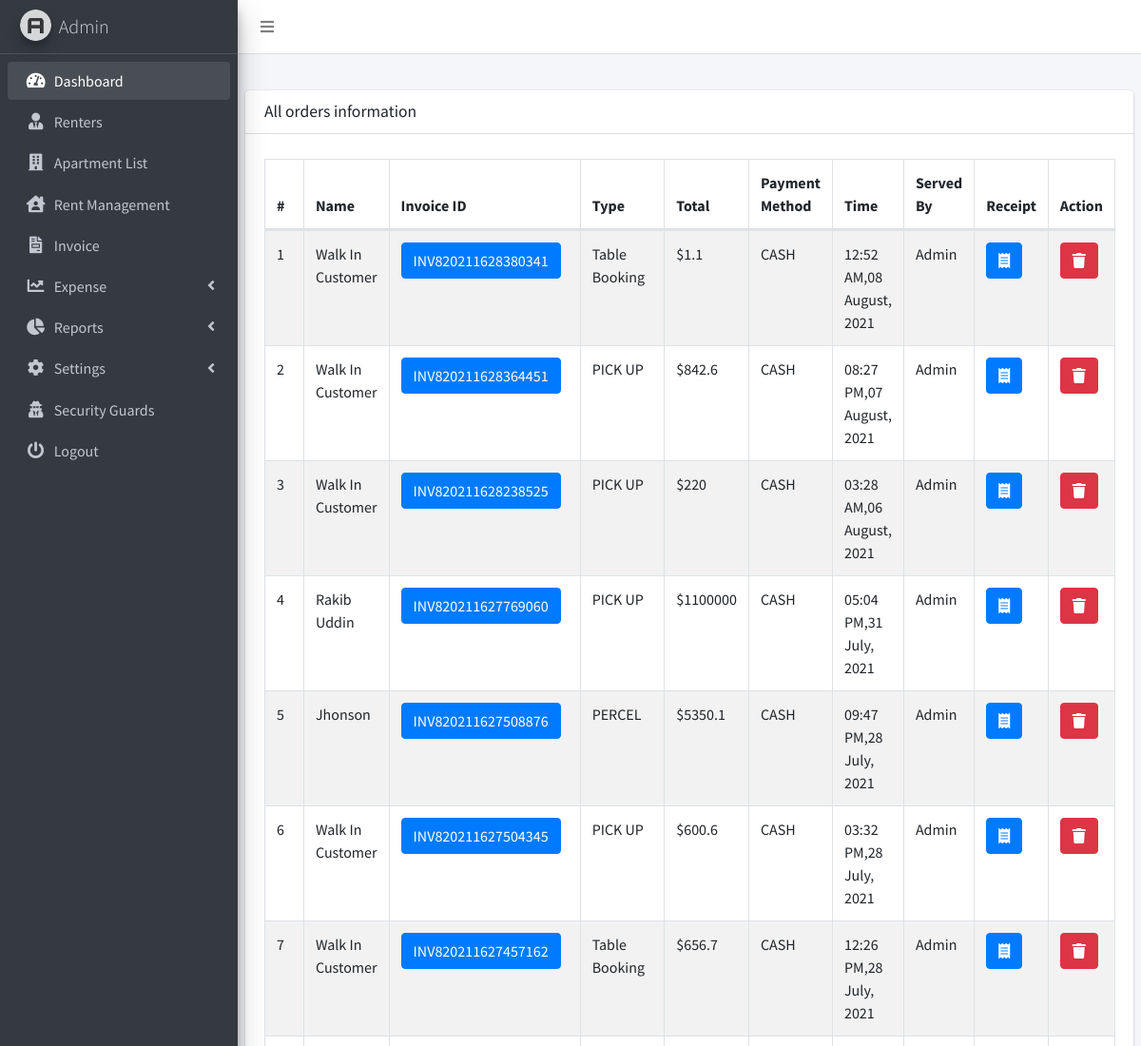
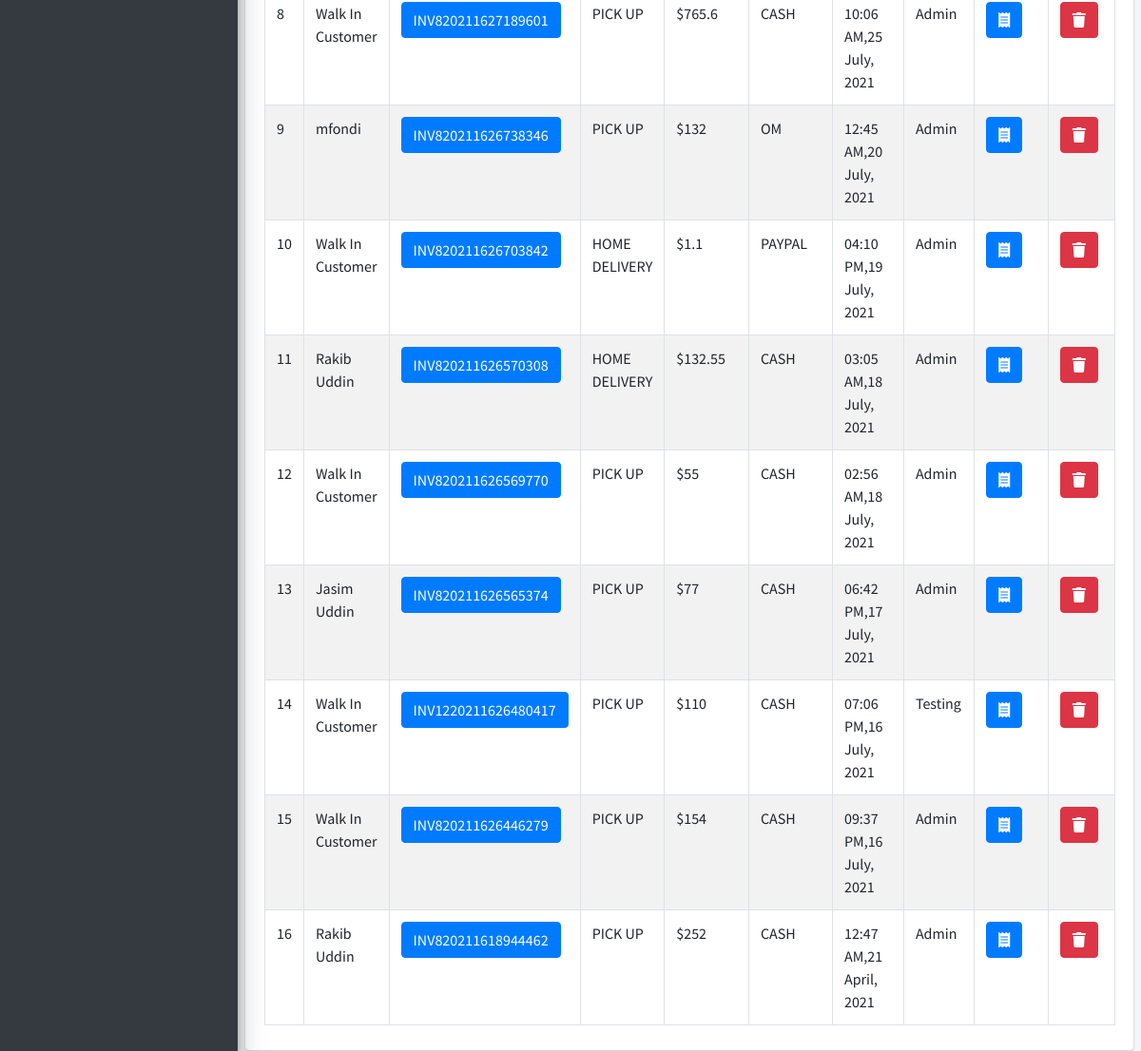
The page /orders.php (signed in) on the database its author committed (2 pictures, top to bottom).
### tables this page shows
CREATE TABLE `order_list` (
  `order_id` int(255) NOT NULL,
  `invoice_id` varchar(255) NOT NULL,
  `order_date` varchar(255) NOT NULL,
  `order_time` varchar(255) NOT NULL,
  `order_type` varchar(255) NOT NULL,
  `order_payment_method` varchar(255) NOT NULL,
  `order_price` varchar(255) NOT NULL,
  `discount` varchar(255) NOT NULL,
  `tax` varchar(255) NOT NULL,
  `customer_name` varchar(255) NOT NULL,
  `served_by` varchar(255) NOT NULL,
  `timestamp` timestamp NOT NULL DEFAULT CURRENT_TIMESTAMP ON UPDATE CURRENT_TIMESTAMP
);

CREATE TABLE `shop` (
  `shop_id` int(11) NOT NULL,
  `shop_name` varchar(255) NOT NULL,
  `shop_contact` varchar(255) NOT NULL,
  `shop_email` varchar(255) NOT NULL,
  `shop_address` varchar(255) NOT NULL,
  `tax` varchar(11) NOT NULL,
  `currency_symbol` varchar(20) NOT NULL,
  `shop_status` varchar(255) NOT NULL
);

### my_function.php (called while the page is built, shortened)
<?php
function getCurrency()
{
    global $con;
    $result = mysqli_query($con, "SELECT currency_symbol FROM shop WHERE shop_id=1 ");
    $row = mysqli_fetch_assoc($result);
    $currency = $row['currency_symbol'];
    return $currency;
}
?>

### orders.php (the view, shortened to what this page needs)
<!DOCTYPE html>
<html lang="en">
<head>
    <link rel="stylesheet" href="dist/css/preloader.css">
    <link rel="stylesheet" href="plugins/fontawesome-free/css/all.min.css">
    <link rel="stylesheet" href="https://code.ionicframework.com/ionicons/2.0.1/css/ionicons.min.css">
    <link rel="stylesheet" href="plugins/datatables-bs4/css/dataTables.bootstrap4.min.css">
    <link rel="stylesheet" href="plugins/datatables-responsive/css/responsive.bootstrap4.min.css">
    <link rel="stylesheet" href="dist/css/buttons.dataTables.min.css">
    <link rel="stylesheet" href="dist/css/adminlte.min.css">
</head>
<body class="hold-transition sidebar-mini">
<div class="wrapper">
    <nav class="main-header navbar navbar-expand navbar-white navbar-light">
        <ul class="navbar-nav">
            <li class="nav-item">
                <a class="nav-link" data-widget="pushmenu" href="#" role="button"><i class="fas fa-bars"></i></a>
            </li>
        </ul>
    </nav>
    <aside class="main-sidebar sidebar-dark-primary elevation-4">
        <a href="#" class="brand-link">
            <img src="dist/img/AdminLTELogo.png"
                 alt="AdminLTE Logo"
                 class="brand-image img-circle elevation-3"
                 style="opacity: .8">
            <span class="brand-text font-weight-light">Admin</span>
        </a>
        <?php include 'sidebar.php'?>
    </aside>
    <div class="content-wrapper">
        <section class="content-header">
        </section>
        <section class="content">
            <div class="row">
                <div class="col-12">
                    <div class="card">
                        <div class="card-header">
                            <h3 class="card-title">All orders information</h3>
                        </div>
                        <div class="card-body">
                            <table id="example1" class="table table-bordered table-striped">
                                <thead>
                                <tr>
                                    <th>#</th>
                                    <th>Name</th>
                                    <th>Invoice ID</th>
                                    <th>Type</th>
                                    <th>Total</th>
                                    <th>Payment Method</th>
                                    <th>Time</th>
                                    <th>Served By</th>
                                    <th>Receipt</th>
                                    <?php
                                    $user_type = $_SESSION['user_type'];
                                    if ($user_type == 'admin') {
                                        ?>
                                        <th>Action</th>
                                        <?php
                                    }
                                    ?>
                                </tr>
                                </thead>
                                <tbody>
                                <?php
                                include('db_connect.php');
                                include('my_function.php');
                                $currency = getCurrency();
                                $sql = "SELECT * FROM order_list ORDER BY order_id DESC";
                                $result = mysqli_query($con, $sql);
                                $i = 1;
                                while ($row = mysqli_fetch_array($result)) {
                                    echo "<tr>";
                                    $total_price = floatval($row['order_price']) + floatval($row['tax']) - floatval($row['discount']);
                                    echo "<td>" . $i . "</td>";
                                    echo "<td>" . $row['customer_name'] . "</td>";
                                    echo "<td> <a class='btn btn-primary'  href=\"orders_details.php?id=" . $row['invoice_id'] . "\" >" . $row['invoice_id'] . "</a>  ";
                                    echo "<td>" . $row['order_type'] . "</td>";
                                    echo "<td>" . $currency . $total_price . "</td>";
                                    echo "<td>" . $row['order_payment_method'] . "</td>";
                                    echo "<td>" . $row['order_time'] . "," . date('d F, Y', strtotime($row['order_date'])) . "</td>";
                                    echo "<td>" . $row['served_by'] . "</td>";
                                    echo "<td><a class='btn btn-primary'  href=\"invoice.php?id=" . $row['invoice_id'] . "\" target='_blank'><i class='fas fa-receipt'></i></a> </td> ";
                                    if ($user_type == 'admin') {
                                        echo "<td> <a class='confirmation btn btn-danger'  href=\"delete_order.php?id=" . $row['order_id'] . "\" ><i class='fas fa-trash'> </i></a></td>";
                                    }
                                    $i++;
                                    echo "</tr> ";
                                }
                                echo " </tbody>";
                                echo " </table>";
                                ?>
                        </div>
                    </div>
                </div>
            </div>
        </section>
    </div>
</div>
</body>
</html>

### rows shown on the page
order_list: customer_name "Walk In Customer", invoice "INV820211628380341", order_type "Table Booking", total_price "1.1", order_payment_method "CASH", order_time "12:52 AM", order_date "08 August, 2021", served_by "Admin"
shop: currency_symbol "$"
order_list: customer_name "Walk In Customer", invoice "INV820211628364451", order_type "PICK UP", total_price "842.6", order_payment_method "CASH", order_time "08:27 PM", order_date "07 August, 2021", served_by "Admin"
order_list: customer_name "Walk In Customer", invoice "INV820211628238525", order_type "PICK UP", total_price "220", order_payment_method "CASH", order_time "03:28 AM", order_date "06 August, 2021", served_by "Admin"
order_list: customer_name "Rakib Uddin", invoice "INV820211627769060", order_type "PICK UP", total_price "1100000", order_payment_method "CASH", order_time "05:04 PM", order_date "31 July, 2021", served_by "Admin"
order_list: customer_name "Jhonson", invoice "INV820211627508876", order_type "PERCEL", total_price "5350.1", order_payment_method "CASH", order_time "09:47 PM", order_date "28 July, 2021", served_by "Admin"
order_list: customer_name "Walk In Customer", invoice "INV820211627504345", order_type "PICK UP", total_price "600.6", order_payment_method "CASH", order_time "03:32 PM", order_date "28 July, 2021", served_by "Admin"
order_list: customer_name "Walk In Customer", invoice "INV820211627457162", order_type "Table Booking", total_price "656.7", order_payment_method "CASH", order_time "12:26 PM", order_date "28 July, 2021", served_by "Admin"
order_list: customer_name "Walk In Customer", invoice "INV820211627189601", order_type "PICK UP", total_price "765.6", order_payment_method "CASH", order_time "10:06 AM", order_date "25 July, 2021", served_by "Admin"
order_list: customer_name "mfondi", invoice "INV820211626738346", order_type "PICK UP", total_price "132", order_payment_method "OM", order_time "12:45 AM", order_date "20 July, 2021", served_by "Admin"
order_list: customer_name "Walk In Customer", invoice "INV820211626703842", order_type "HOME DELIVERY", total_price "1.1", order_payment_method "PAYPAL", order_time "04:10 PM", order_date "19 July, 2021", served_by "Admin"
order_list: customer_name "Rakib Uddin", invoice "INV820211626570308", order_type "HOME DELIVERY", total_price "132.55", order_payment_method "CASH", order_time "03:05 AM", order_date "18 July, 2021", served_by "Admin"
order_list: customer_name "Walk In Customer", invoice "INV820211626569770", order_type "PICK UP", total_price "55", order_payment_method "CASH", order_time "02:56 AM", order_date "18 July, 2021", served_by "Admin"
order_list: customer_name "Jasim Uddin", invoice "INV820211626565374", order_type "PICK UP", total_price "77", order_payment_method "CASH", order_time "06:42 PM", order_date "17 July, 2021", served_by "Admin"
order_list: customer_name "Walk In Customer", invoice "INV1220211626480417", order_type "PICK UP", total_price "110", order_payment_method "CASH", order_time "07:06 PM", order_date "16 July, 2021", served_by "Testing"
order_list: customer_name "Walk In Customer", invoice "INV820211626446279", order_type "PICK UP", total_price "154", order_payment_method "CASH", order_time "09:37 PM", order_date "16 July, 2021", served_by "Admin"
order_list: customer_name "Rakib Uddin", invoice "INV820211618944462", order_type "PICK UP", total_price "252", order_payment_method "CASH", order_time "12:47 AM", order_date "21 April, 2021", served_by "Admin"
